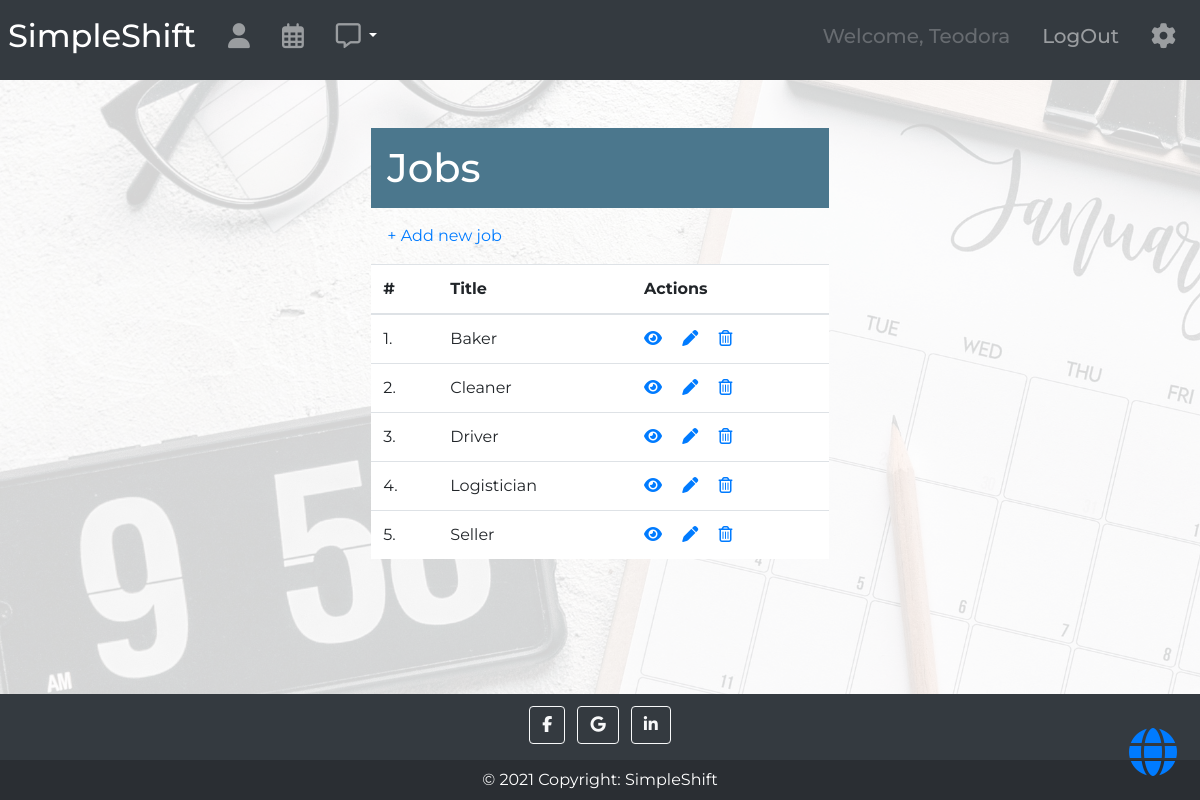
The page /jobs/ (signed in) on the database its author committed.
### shifts/models/employee_model.py (models this page shows, shortened)
class Employee(SimpleEmailConfirmationUserMixin, AbstractUser):
    job = models.ManyToManyField('Job', blank=True, related_name='employees')
    is_admin = models.BooleanField(default=False)
    is_employee = models.BooleanField(default=False)
    is_logged = models.BooleanField(default=False)

### shifts/models/job_model.py (models this page shows, shortened)
class Job(models.Model):
    title = models.CharField(max_length=100)
    hourly_fee = models.DecimalField('Hourly fee EUR', max_digits=10, decimal_places=2)
    description = models.TextField(max_length=255, null=True, blank=True)

### shifts/views/job_views.py (the view)
# urls.py: path('jobs/', JobListView.as_view(), name='job_list'),
class JobListView(LoginRequiredMixin, AdminRequiredMixin, generic.ListView):
    template_name = 'shifts/job_list.html'
    queryset = Job.objects.all().order_by('title')

### shifts/mixins.py (called while the page is built)
    def dispatch(self, request, *args, **kwargs):
        if request.user.is_employee:
            return redirect("shifts:shift_list")
        return super().dispatch(request, *args, **kwargs)

### shifts/templates/shifts/job_list.html (shortened to what this page needs)
{% extends 'base.html' %}
{% block content %}
<div class="row justify-content-center container-fluid m-0">
    <div class="col-5">
        <h1 class="m-0 mt-5 p-3 text-white" style="background-color:#4b778d;">Jobs</h1>
        <a class="float-left p-3" href="{% url 'job_create' %}">+ Add new job</a>
            <table class="table table-hover bg-white table-counter mb-5">
                <thead>
                <tr>
                    <th>#</th>
                    <th scope="col">Title</th>
                    <th scope="col">Actions</th>
                </tr>
                </thead>
                <tbody>
                {% for job in job_list %}
                <tr>
                    <td></td>
                    <td >{{ job.title }}</td>
                    <td>
                        <a title='Details' href="{% url 'job_detail' pk=job.pk %}"><i class="fas fa-eye"></i></a>
                        <a title='Edit' href="{% url 'job_update' pk=job.pk %}"><i class="fas fa-pen ml-3 mr-3"></i></a>
                        <a title='Remove' href="{% url 'job_delete' pk=job.pk %}"><i class="far fa-trash-alt"></i></a>
                </tr>
                {% endfor %}
                </tbody>
            </table>
    </div>
</div>
{% endblock %}

### templates/navbar.html (shortened to what this page needs)
{% load notifications_tags %}
<nav class="navbar navbar-expand-lg navbar-dark bg-dark p-2">
  <a class="navbar-brand" href="{% url 'home' %}"><h2>SimpleShift</h2></a>
  <div class="collapse navbar-collapse" id="navbarToggler">
    {% if user.is_authenticated %}
    <ul class="navbar-nav mr-auto mt-2 mt-lg-0">
        <li class="nav-item p-2">
            <a class="nav-link" title='Profile' href="{% url 'employee_detail' pk=user.pk %}"><h5><i class="fas fa-user fa-lg"></i></h5></a>
        </li>
        <li class="nav-item p-2">
            <a class="nav-link" title='Shift schedule' href="{% url 'shifts:shift_list' %}"><h5><i class="far fa-calendar-alt fa-lg"></i></h5></a>
        </li>
         <li class="nav-item pt-2 pb-2 pl-2">
             <a  href="{% url 'shifts:notice' %}" class="nav-link notification" title='Notifications'>
                     <h5><i class="far fa-comment-alt fa-lg"></i></h5>
             </a>
         </li>
             <li class="nav-item pt-3 pb-2 dropdown show" style="cursor:pointer;color:white;">
                 <a class="dropdown-toggle" id="dropdownMenuLink" data-toggle="dropdown" aria-haspopup="true" aria-expanded="false"></a>
             </li>
    </ul>
    {% endif %}
    <ul class="navbar-nav ml-auto mt-2 mt-lg-0">
        {% if user.is_authenticated %}
        <li class="nav-item p-2">
            <a class="nav-link disabled"><h5>Welcome, {{ user.first_name }}</h5></a>
        </li>
        <li class="nav-item p-2">
            <a class="nav-link" href="{% url 'logout' %}"><h5>LogOut</h5></a>
        </li>
        {% endif %}
         {% if user.is_admin %}
        <li class="nav-item p-2">
            <a class="nav-link" title='Settings' onclick="openNav()"><h5><i class="fas fa-cog fa-lg"></i></h5></a>
        </li>
        {% endif %}
    </ul>
  </div>
</nav>

### static/css/master.css (style rules this page uses)
html, body { height: 100%; font-family: 'Montserrat', sans-serif; }
body { display: flex; flex-direction: column; }
.table-counter { counter-reset: row-num-1; }
.table-counter tr { counter-increment: row-num; }
.table-counter tr td:first-child::before { content: counter(row-num) ". "; }
.notification { position: relative; display: inline-block; }

### rows shown on the page
Employee: first_name "Teodora"
Job: title "Baker"
Job: title "Cleaner"
Job: title "Driver"
Job: title "Logistician"
Job: title "Seller"
